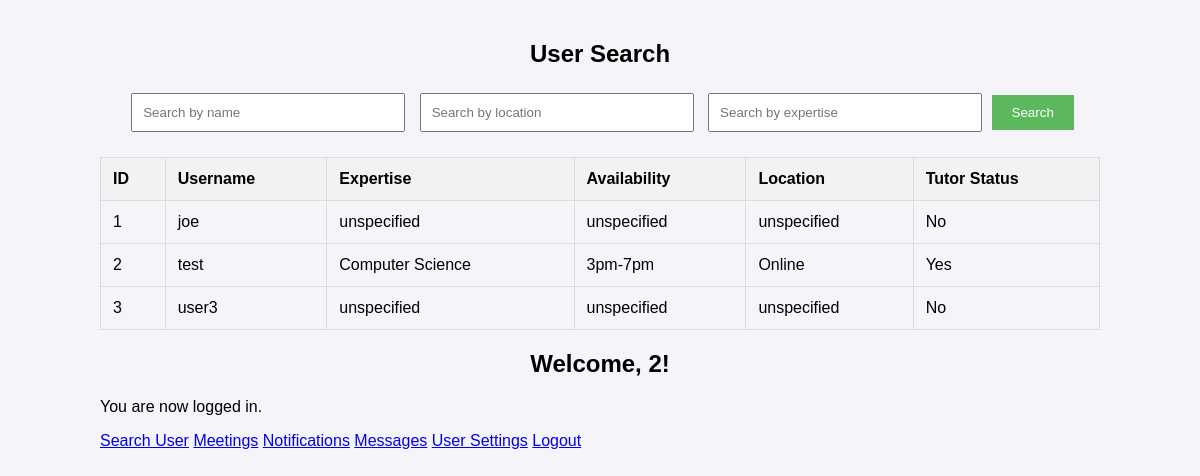
The page /usersearch.php (signed in) on the database as committed earlier.
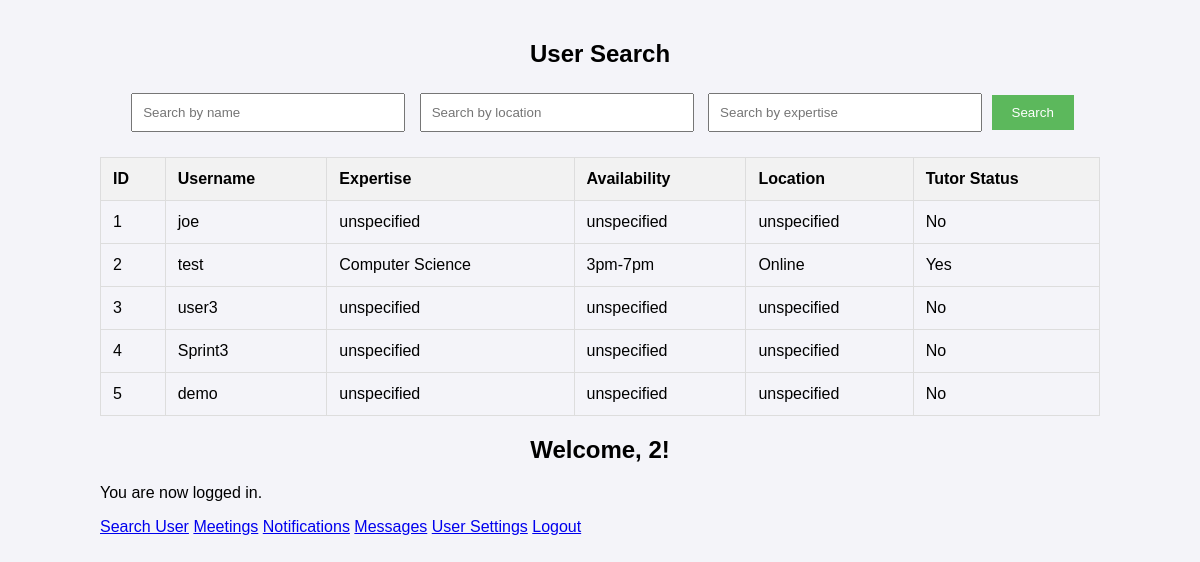
The same page on the database as committed later.
### tables this page shows
CREATE TABLE "Users" (
	"id"	INTEGER,
	"username"	TEXT NOT NULL UNIQUE,
	"password"	TEXT NOT NULL,
	"isTutor"	TEXT NOT NULL DEFAULT 'false',
	"expertise"	TEXT NOT NULL DEFAULT 'unspecified',
	"availability"	TEXT NOT NULL DEFAULT 'unspecified',
	"location"	TEXT NOT NULL DEFAULT 'unspecified',
	PRIMARY KEY("id" AUTOINCREMENT)
);

### usersearch.php (the view, shortened to what this page needs)
<?php
try {
    $db = new PDO('sqlite:360DB.db');
    $db->setAttribute(PDO::ATTR_ERRMODE, PDO::ERRMODE_EXCEPTION);
} catch (PDOException $e) {
    die("Could not connect to the database: " . $e->getMessage());
}
$searchTerm = '';
$searchLocation = '';
$searchExpertise = '';
$query = "SELECT * FROM Users WHERE 1";
$params = [];
$stmt = $db->prepare($query);
$stmt->execute($params);
$users = $stmt->fetchAll(PDO::FETCH_ASSOC);
?>
<!DOCTYPE html>
<html lang="en">
<head>
</head>
<body>
<h2>User Search</h2>
<div class="search-container">
    <form method="GET" action="usersearch.php">
        <input type="text" name="searchTerm" placeholder="Search by name" value="<?= htmlspecialchars($searchTerm) ?>">
        <input type="text" name="searchLocation" placeholder="Search by location" value="<?= htmlspecialchars($searchLocation) ?>">
        <input type="text" name="searchExpertise" placeholder="Search by expertise" value="<?= htmlspecialchars($searchExpertise) ?>">
        <button type="submit">Search</button>
    </form>
</div>
<?php if (count($users) > 0): ?>
    <table>
        <thead>
            <tr>
                <th>ID</th>
                <th>Username</th>
                <th>Expertise</th>
                <th>Availability</th>
                <th>Location</th>
                <th>Tutor Status</th>
            </tr>
        </thead>
        <tbody>
            <?php foreach ($users as $user): ?>
                <tr>
                    <td><?= htmlspecialchars($user['id']) ?></td>
                    <td><?= htmlspecialchars($user['username']) ?></td>
                    <td><?= htmlspecialchars($user['expertise']) ?></td>
                    <td><?= htmlspecialchars($user['availability']) ?></td>
                    <td><?= htmlspecialchars($user['location']) ?></td>
                    <td><?= $user['isTutor'] == 'true' ? 'Yes' : 'No' ?></td>
                </tr>
            <?php endforeach; ?>
        </tbody>
    </table>
<?php else: ?>
    <p>No users found matching your search criteria.</p>
<?php endif; ?>
<h2>Welcome, <?= htmlspecialchars($_SESSION['user']) ?>!</h2>
    <p>You are now logged in.</p>
    <a href="usersearch.php">Search User</a>
    <a href="view_meetings.php">Meetings</a>
    <a href="notifications.php">Notifications</a>
    <a href="messages.php">Messages</a>
    <a href="settings.php">User Settings</a>
    <a href="logout.php">Logout</a>
</body>
</html>

### usersearch.php (style rules this page uses)
body { font-family: Arial, sans-serif; max-width: 1000px; margin: 0 auto; padding: 20px; background-color: #f4f4f9; }
h2 { text-align: center; }
.search-container { display: flex; justify-content: center; margin-bottom: 20px; }
.search-container input[type="text"] { margin: 5px; padding: 10px; width: 250px; }
.search-container button { padding: 10px 20px; background-color: #5cb85c; color: white; border: none; cursor: pointer; }
table { width: 100%; margin-top: 20px; border-collapse: collapse; }
table, th, td { border: 1px solid #ddd; }
th, td { padding: 12px; text-align: left; }
th { background-color: #f2f2f2; }

Rows that differ between the two databases and show on the page:
added users: id "4", username "Sprint3", expertise "unspecified", availability "unspecified", location "unspecified", isTutor "No"
added users: id "5", username "demo", expertise "unspecified", availability "unspecified", location "unspecified", isTutor "No"
